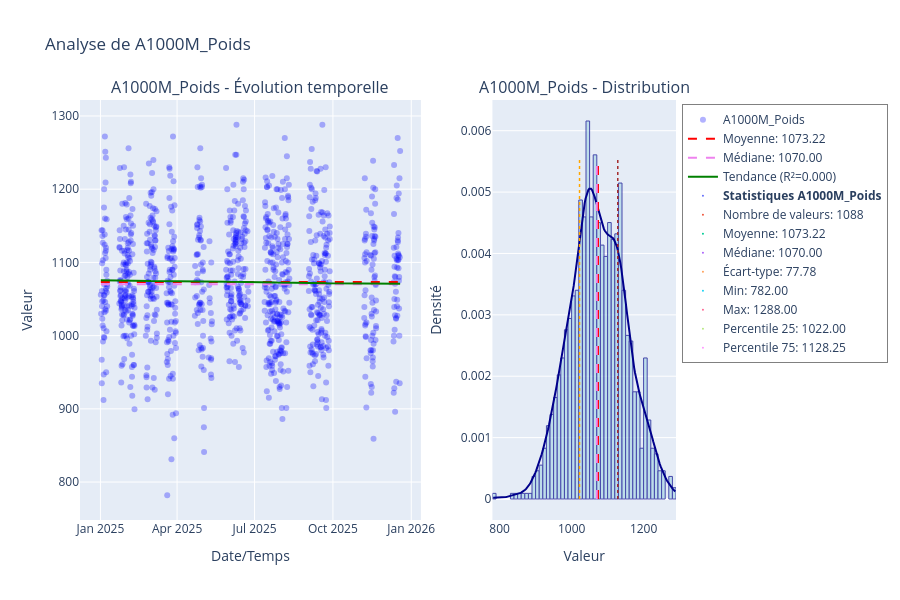
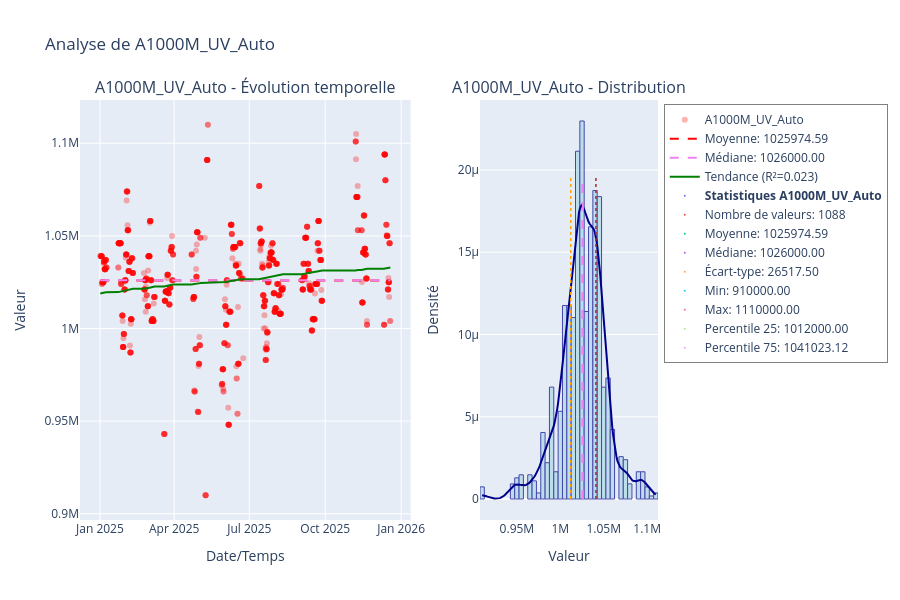

Notebook cell for these charts, in order:
### Code cell
processor.plot_tag(tag=['A1000M_Poids','A1000M_UV_Auto'])

### Figure 1 — Plotly figure (JSON) as saved in the notebook; plotly's stock layout.template omitted (floating-point values rounded to 4 significant figures; data arrays with more than 128 entries replaced by an {"elided": "..."} marker saying what was removed)
{"data": [{"hovertemplate": "Date: %{x}<br>Valeur: %{y:.2f}<extra></extra>", "marker": {"color": "blue", "opacity": 0.3, "size": 6}, "mode": "markers", "name": "A1000M_Poids", "type": "scatter", "x": {"elided": "1088 str values"}, "xaxis": "x", "y": {"elided": "1088 float values"}, "yaxis": "y"}, {"hovertemplate": "Moyenne: 1073.22<extra></extra>", "line": {"color": "red", "dash": "dash", "width": 2}, "mode": "lines", "name": "Moyenne: 1073.22", "type": "scatter", "x": {"elided": "1088 str values"}, "xaxis": "x", "y": {"elided": "1088 float values"}, "yaxis": "y"}, {"hovertemplate": "Médiane: 1070.00<extra></extra>", "line": {"color": "violet", "dash": "dash", "width": 2}, "mode": "lines", "name": "Médiane: 1070.00", "type": "scatter", "x": {"elided": "1088 str values"}, "xaxis": "x", "y": {"elided": "1088 int values"}, "yaxis": "y"}, {"hovertemplate": "Tendance (R²=0.000)<br>Valeur: %{y:.2f}<extra></extra>", "line": {"color": "green", "width": 2}, "mode": "lines", "name": "Tendance (R²=0.000)", "type": "scatter", "x": {"elided": "1088 str values"}, "xaxis": "x", "y": {"elided": "1088 float values"}, "yaxis": "y"}, {"histnorm": "probability density", "hovertemplate": "Valeur: %{x:.2f}<br>Densité: %{y:.4f}<extra></extra>", "marker": {"color": "lightblue", "line": {"color": "darkblue", "width": 1}}, "name": "Distribution", "opacity": 0.7, "showlegend": false, "type": "histogram", "x": {"elided": "1088 float values"}, "xaxis": "x2", "yaxis": "y2"}, {"hovertemplate": "Valeur: %{x:.2f}<br>Densité: %{y:.4f}<extra></extra>", "line": {"color": "darkblue", "width": 2}, "mode": "lines", "name": "KDE", "showlegend": false, "type": "scatter", "x": {"elided": "200 float values"}, "xaxis": "x2", "y": {"elided": "200 float values"}, "yaxis": "y2"}, {"hovertemplate": "Moyenne: 1073.22<extra></extra>", "line": {"color": "red", "dash": "dash", "width": 2}, "mode": "lines", "name": "Moyenne", "showlegend": false, "type": "scatter", "x": [1073.0, 1073.0], "xaxis": "x2", "y": [0, 0.005567], "yaxis": "y2"}, {"hovertemplate": "Médiane: 1070.00<extra></extra>", "line": {"color": "violet", "dash": "dash", "width": 2}, "mode": "lines", "name": "Médiane", "showlegend": false, "type": "scatter", "x": [1070, 1070], "xaxis": "x2", "y": [0, 0.005567], "yaxis": "y2"}, {"hovertemplate": "Percentile 25: 1022.00<extra></extra>", "line": {"color": "orange", "dash": "dot", "width": 1.5}, "mode": "lines", "name": "P25", "showlegend": false, "type": "scatter", "x": [1022, 1022], "xaxis": "x2", "y": [0, 0.005567], "yaxis": "y2"}, {"hovertemplate": "Percentile 75: 1128.25<extra></extra>", "line": {"color": "brown", "dash": "dot", "width": 1.5}, "mode": "lines", "name": "P75", "showlegend": false, "type": "scatter", "x": [1128.0, 1128.0], "xaxis": "x2", "y": [0, 0.005567], "yaxis": "y2"}, {"hoverinfo": "none", "marker": {"size": 0}, "mode": "markers", "name": "<b>Statistiques A1000M_Poids</b>", "showlegend": true, "type": "scatter", "x": [null], "xaxis": "x", "y": [null], "yaxis": "y"}, {"hoverinfo": "none", "marker": {"size": 0}, "mode": "markers", "name": "Nombre de valeurs: 1088", "showlegend": true, "type": "scatter", "x": [null], "xaxis": "x", "y": [null], "yaxis": "y"}, {"hoverinfo": "none", "marker": {"size": 0}, "mode": "markers", "name": "Moyenne: 1073.22", "showlegend": true, "type": "scatter", "x": [null], "xaxis": "x", "y": [null], "yaxis": "y"}, {"hoverinfo": "none", "marker": {"size": 0}, "mode": "markers", "name": "Médiane: 1070.00", "showlegend": true, "type": "scatter", "x": [null], "xaxis": "x", "y": [null], "yaxis": "y"}, {"hoverinfo": "none", "marker": {"size": 0}, "mode": "markers", "name": "Écart-type: 77.78", "showlegend": true, "type": "scatter", "x": [null], "xaxis": "x", "y": [null], "yaxis": "y"}, {"hoverinfo": "none", "marker": {"size": 0}, "mode": "markers", "name": "Min: 782.00", "showlegend": true, "type": "scatter", "x": [null], "xaxis": "x", "y": [null], "yaxis": "y"}, {"hoverinfo": "none", "marker": {"size": 0}, "mode": "markers", "name": "Max: 1288.00", "showlegend": true, "type": "scatter", "x": [null], "xaxis": "x", "y": [null], "yaxis": "y"}, {"hoverinfo": "none", "marker": {"size": 0}, "mode": "markers", "name": "Percentile 25: 1022.00", "showlegend": true, "type": "scatter", "x": [null], "xaxis": "x", "y": [null], "yaxis": "y"}, {"hoverinfo": "none", "marker": {"size": 0}, "mode": "markers", "name": "Percentile 75: 1128.25", "showlegend": true, "type": "scatter", "x": [null], "xaxis": "x", "y": [null], "yaxis": "y"}], "layout": {"annotations": [{"font": {"size": 16}, "showarrow": false, "text": "A1000M_Poids - Évolution temporelle", "x": 0.286, "xanchor": "center", "xref": "paper", "y": 1, "yanchor": "bottom", "yref": "paper"}, {"font": {"size": 16}, "showarrow": false, "text": "A1000M_Poids - Distribution", "x": 0.846, "xanchor": "center", "xref": "paper", "y": 1, "yanchor": "bottom", "yref": "paper"}], "height": 600, "hovermode": "closest", "legend": {"bgcolor": "rgba(255, 255, 255, 0.8)", "bordercolor": "gray", "borderwidth": 1, "x": 1.01, "xanchor": "left", "y": 0.99, "yanchor": "top"}, "showlegend": true, "title": {"text": "Analyse de A1000M_Poids"}, "xaxis": {"anchor": "y", "domain": [0, 0.572], "title": {"text": "Date/Temps"}}, "xaxis2": {"anchor": "y2", "domain": [0.692, 1], "title": {"text": "Valeur"}}, "yaxis": {"anchor": "x", "domain": [0, 1], "title": {"text": "Valeur"}}, "yaxis2": {"anchor": "x2", "domain": [0, 1], "title": {"text": "Densité"}}}}

### Figure 2 — Plotly figure (JSON) as saved in the notebook; plotly's stock layout.template omitted (floating-point values rounded to 4 significant figures; data arrays with more than 128 entries replaced by an {"elided": "..."} marker saying what was removed)
{"data": [{"hovertemplate": "Date: %{x}<br>Valeur: %{y:.2f}<extra></extra>", "marker": {"color": "red", "opacity": 0.3, "size": 6}, "mode": "markers", "name": "A1000M_UV_Auto", "type": "scatter", "x": {"elided": "1088 str values"}, "xaxis": "x", "y": {"elided": "1088 float values"}, "yaxis": "y"}, {"hovertemplate": "Moyenne: 1025974.59<extra></extra>", "line": {"color": "red", "dash": "dash", "width": 2}, "mode": "lines", "name": "Moyenne: 1025974.59", "type": "scatter", "x": {"elided": "1088 str values"}, "xaxis": "x", "y": {"elided": "1088 float values"}, "yaxis": "y"}, {"hovertemplate": "Médiane: 1026000.00<extra></extra>", "line": {"color": "violet", "dash": "dash", "width": 2}, "mode": "lines", "name": "Médiane: 1026000.00", "type": "scatter", "x": {"elided": "1088 str values"}, "xaxis": "x", "y": {"elided": "1088 int values"}, "yaxis": "y"}, {"hovertemplate": "Tendance (R²=0.023)<br>Valeur: %{y:.2f}<extra></extra>", "line": {"color": "green", "width": 2}, "mode": "lines", "name": "Tendance (R²=0.023)", "type": "scatter", "x": {"elided": "1088 str values"}, "xaxis": "x", "y": {"elided": "1088 float values"}, "yaxis": "y"}, {"histnorm": "probability density", "hovertemplate": "Valeur: %{x:.2f}<br>Densité: %{y:.4f}<extra></extra>", "marker": {"color": "lightblue", "line": {"color": "darkblue", "width": 1}}, "name": "Distribution", "opacity": 0.7, "showlegend": false, "type": "histogram", "x": {"elided": "1088 float values"}, "xaxis": "x2", "yaxis": "y2"}, {"hovertemplate": "Valeur: %{x:.2f}<br>Densité: %{y:.4f}<extra></extra>", "line": {"color": "darkblue", "width": 2}, "mode": "lines", "name": "KDE", "showlegend": false, "type": "scatter", "x": {"elided": "200 float values"}, "xaxis": "x2", "y": {"elided": "200 float values"}, "yaxis": "y2"}, {"hovertemplate": "Moyenne: 1025974.59<extra></extra>", "line": {"color": "red", "dash": "dash", "width": 2}, "mode": "lines", "name": "Moyenne", "showlegend": false, "type": "scatter", "x": [1026000.0, 1026000.0], "xaxis": "x2", "y": [0, 1.965e-05], "yaxis": "y2"}, {"hovertemplate": "Médiane: 1026000.00<extra></extra>", "line": {"color": "violet", "dash": "dash", "width": 2}, "mode": "lines", "name": "Médiane", "showlegend": false, "type": "scatter", "x": [1026000, 1026000], "xaxis": "x2", "y": [0, 1.965e-05], "yaxis": "y2"}, {"hovertemplate": "Percentile 25: 1012000.00<extra></extra>", "line": {"color": "orange", "dash": "dot", "width": 1.5}, "mode": "lines", "name": "P25", "showlegend": false, "type": "scatter", "x": [1012000, 1012000], "xaxis": "x2", "y": [0, 1.965e-05], "yaxis": "y2"}, {"hovertemplate": "Percentile 75: 1041023.12<extra></extra>", "line": {"color": "brown", "dash": "dot", "width": 1.5}, "mode": "lines", "name": "P75", "showlegend": false, "type": "scatter", "x": [1041000.0, 1041000.0], "xaxis": "x2", "y": [0, 1.965e-05], "yaxis": "y2"}, {"hoverinfo": "none", "marker": {"size": 0}, "mode": "markers", "name": "<b>Statistiques A1000M_UV_Auto</b>", "showlegend": true, "type": "scatter", "x": [null], "xaxis": "x", "y": [null], "yaxis": "y"}, {"hoverinfo": "none", "marker": {"size": 0}, "mode": "markers", "name": "Nombre de valeurs: 1088", "showlegend": true, "type": "scatter", "x": [null], "xaxis": "x", "y": [null], "yaxis": "y"}, {"hoverinfo": "none", "marker": {"size": 0}, "mode": "markers", "name": "Moyenne: 1025974.59", "showlegend": true, "type": "scatter", "x": [null], "xaxis": "x", "y": [null], "yaxis": "y"}, {"hoverinfo": "none", "marker": {"size": 0}, "mode": "markers", "name": "Médiane: 1026000.00", "showlegend": true, "type": "scatter", "x": [null], "xaxis": "x", "y": [null], "yaxis": "y"}, {"hoverinfo": "none", "marker": {"size": 0}, "mode": "markers", "name": "Écart-type: 26517.50", "showlegend": true, "type": "scatter", "x": [null], "xaxis": "x", "y": [null], "yaxis": "y"}, {"hoverinfo": "none", "marker": {"size": 0}, "mode": "markers", "name": "Min: 910000.00", "showlegend": true, "type": "scatter", "x": [null], "xaxis": "x", "y": [null], "yaxis": "y"}, {"hoverinfo": "none", "marker": {"size": 0}, "mode": "markers", "name": "Max: 1110000.00", "showlegend": true, "type": "scatter", "x": [null], "xaxis": "x", "y": [null], "yaxis": "y"}, {"hoverinfo": "none", "marker": {"size": 0}, "mode": "markers", "name": "Percentile 25: 1012000.00", "showlegend": true, "type": "scatter", "x": [null], "xaxis": "x", "y": [null], "yaxis": "y"}, {"hoverinfo": "none", "marker": {"size": 0}, "mode": "markers", "name": "Percentile 75: 1041023.12", "showlegend": true, "type": "scatter", "x": [null], "xaxis": "x", "y": [null], "yaxis": "y"}], "layout": {"annotations": [{"font": {"size": 16}, "showarrow": false, "text": "A1000M_UV_Auto - Évolution temporelle", "x": 0.286, "xanchor": "center", "xref": "paper", "y": 1, "yanchor": "bottom", "yref": "paper"}, {"font": {"size": 16}, "showarrow": false, "text": "A1000M_UV_Auto - Distribution", "x": 0.846, "xanchor": "center", "xref": "paper", "y": 1, "yanchor": "bottom", "yref": "paper"}], "height": 600, "hovermode": "closest", "legend": {"bgcolor": "rgba(255, 255, 255, 0.8)", "bordercolor": "gray", "borderwidth": 1, "x": 1.01, "xanchor": "left", "y": 0.99, "yanchor": "top"}, "showlegend": true, "title": {"text": "Analyse de A1000M_UV_Auto"}, "xaxis": {"anchor": "y", "domain": [0, 0.572], "title": {"text": "Date/Temps"}}, "xaxis2": {"anchor": "y2", "domain": [0.692, 1], "title": {"text": "Valeur"}}, "yaxis": {"anchor": "x", "domain": [0, 1], "title": {"text": "Valeur"}}, "yaxis2": {"anchor": "x2", "domain": [0, 1], "title": {"text": "Densité"}}}}
